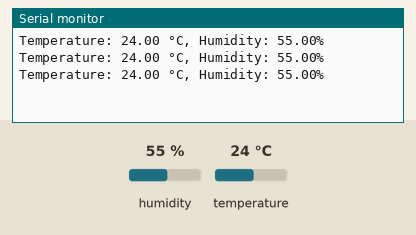
The sketch below on a simulated Arduino Uno, built with avr-gcc and run on an emulated ATmega328P. Parts: the last lines printed to the serial monitor. The test bench sets the inputs (shaded band); at power-on: humidity 55 %, temperature 24 °C. No radio packets arrive unless stated.

Above: at 2.8 s.
2.9 s: humidity set to 22 %
At 5.5 s:
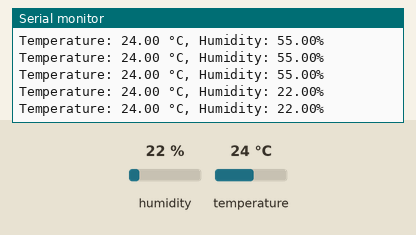
5.6 s: temperature set to 12 °C
At 6.5 s:
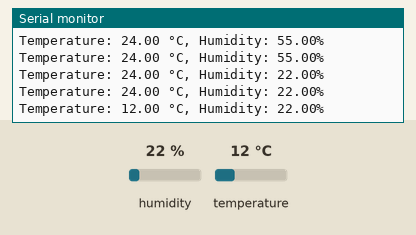
8.3 s: humidity set to 40 %
At 8.3 s:
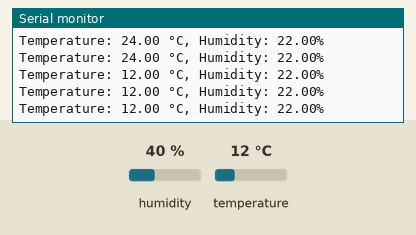
Timing chart, 0 to 11.3 s (numbered marks = the images above; inputs shaded):
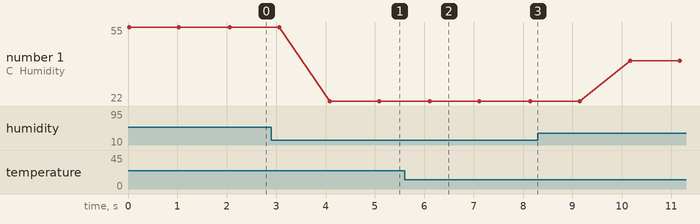

Measured:
- after the input at 2.9 s, the serial monitor: prints a new line after 1.2 s (image 1)
- after the input at 5.6 s, the serial monitor: prints a new line after 0.51 s (image 2)
- plotted number 1: 55 → 22 after the input at 2.9 s, 22 → 40 after the input at 8.3 s

The sketch:

nr24l01_transmitter_code.ino
```cpp
#include <SPI.h>
#include <nRF24L01.h>
#include <RF24.h>
#include <DHT.h>

#define DHTPIN 5
#define DHTTYPE DHT11

DHT dht(DHTPIN, DHTTYPE);

RF24 radio(3, 2);

void setup() {
  Serial.begin(9600);
  radio.begin();
  dht.begin();
}

void loop() {
  float temperature = dht.readTemperature();
  float humidity = dht.readHumidity();

  Serial.print("Temperature: ");
  Serial.print(temperature);
  Serial.print(" °C, Humidity: ");
  Serial.print(humidity);
  Serial.println("%");

  // Create a data structure to hold sensor data
  struct SensorData {
    float temperature;
    float humidity;
  };

  // Populate the data structure
  SensorData data;
  data.temperature = temperature;
  data.humidity = humidity;

  // Send the data
  radio.openWritingPipe(0xF0F0F0F0E1LL);
  radio.write(&data, sizeof(data));

  delay(1000); // Wait for 12 seconds before sending the next data
}
```
